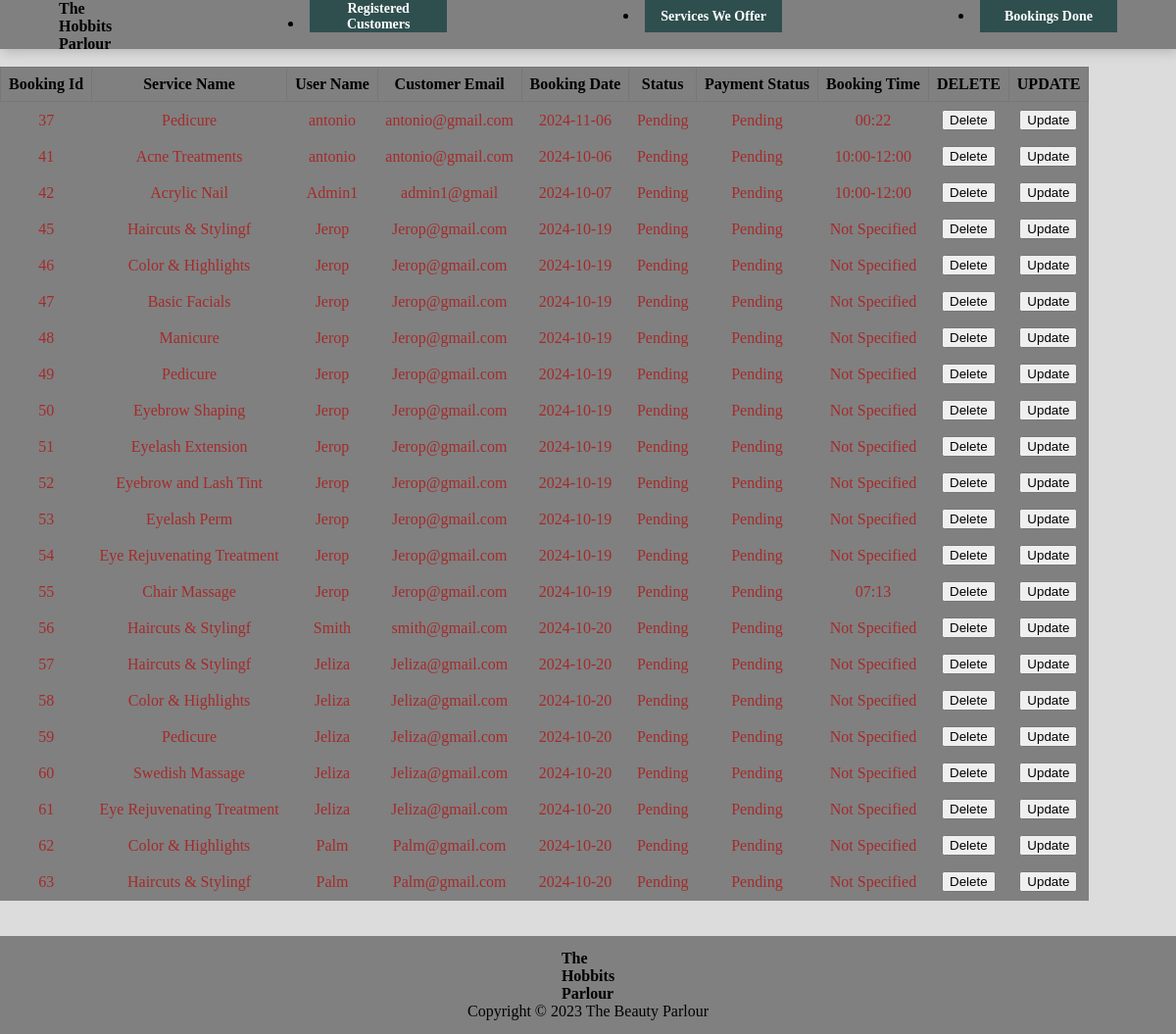
Page /admin/bookings.php on the committed database.
### tables this page shows
CREATE TABLE `bookings` (
  `id` int(11) NOT NULL,
  `service_id` int(11) NOT NULL,
  `user_name` varchar(255) NOT NULL,
  `customer_email` varchar(255) NOT NULL,
  `booking_date` date NOT NULL,
  `service_name` varchar(255) NOT NULL,
  `staff_id` int(11) NOT NULL,
  `status` enum('Pending','Confirmed','Cancelled') DEFAULT 'Pending',
  `payment_status` enum('Pending','Completed','Failed') DEFAULT 'Pending',
  `created_at` timestamp NULL DEFAULT current_timestamp(),
  `booking_time` varchar(20) NOT NULL DEFAULT 'Not Specified'
);

### admin/bookings.php (the view, shortened to what this page needs)
<!DOCTYPE html>
<html lang="en">
<head>
    <link rel="stylesheet" type="text/css" href="index.css" />
    <nav>
        <div class="logo">
            <a onmouseover="style.color='red'" onmouseout="style.color='black'">
                <b>The <br> Hobbits <br> Parlour</b>
            </a>
        </div>
        <li><button onclick="document.location='users.php'">Registered Customers</button></li>
        <li><button onclick="document.location='services.php'">Services We Offer</button></li>
        <li><button onclick="document.location='bookings.php'">Bookings Done</button></li>
    </nav>
</head>
<body>
    <?php
    include "connections.php";
    ?>
    <br>
    <table border="1" class="bookings-table">
        <tr>
            <th>Booking Id</th>
            <th>Service Name</th>
            <th>User Name</th>
            <th>Customer Email</th>
            <th>Booking Date</th>
            <th>Status</th>
            <th>Payment Status</th>
            <th>Booking Time</th>
            <th>DELETE</th>
            <th>UPDATE</th>
        </tr>
        <?php
        $query = "SELECT * FROM bookings;";
        $result = mysqli_query($conn, $query);
        $resultCheck = mysqli_num_rows($result);
        if ($resultCheck > 0) {
            while ($row = mysqli_fetch_assoc($result)) {
                echo "<tr>
                <td>" . htmlspecialchars($row['id']) . "</td>
                <td>" . htmlspecialchars($row['service_name']) . "</td>
                <td>" . htmlspecialchars($row['user_name']) . "</td>
                <td>" . htmlspecialchars($row['customer_email']) . "</td>
                <td>" . htmlspecialchars($row['booking_date']) . "</td>
                <td>" . htmlspecialchars($row['status']) . "</td>
                <td>" . htmlspecialchars($row['payment_status']) . "</td>
                <td>" . htmlspecialchars($row['booking_time']) . "</td>
                <td>
                    <form action='./deletebookings.php' method='POST' >
                        <input type='hidden' name='booking_id' value='" . htmlspecialchars($row['id']) . "'>
                        <button type='submit' name='delete' class='delete-btn'>Delete</button>
                    </form>
                </td>
                <td>
                    <form action='./update_booking.php' method='POST'>
                        <input type='hidden' name='booking_id' value='" . htmlspecialchars($row['id']) . "'>
                        <button type='submit' name='edit' class='update-btn'>Update</button>
                    </form>
                </td>
            </tr>";
            }
        } else {
            echo "<tr><td colspan='10'>No data</td></tr>";
        }
        ?>
    </table>
    <br>
    <br>
</body>
<footer>
    <div class="logo">
        <a onmouseover="style.color='red'" onmouseout="style.color='black'">
            <b>The <br> Hobbits <br> Parlour</b>
        </a>
    </div>
    <div>Copyright &copy; 2023 The Beauty Parlour<br></div>
</footer>
</html>

### admin/index.css (style rules this page uses)
body { background-color: gainsboro; margin: 0px; padding: 0px; }
nav { display: flex; justify-content: space-between; align-items: right; height: 50px; background-color: grey; box-shadow: 2px 2px 12px rgba(0, 0, 0, 0.2); padding: 0px 5%; }
nav button { width: 140px; height: 33px; font-family: calibri; font-weight: bold; font-size: 14px; outline-offset: inherit; background-color: darkslategray; color: white; border: none; }
footer { height: 100px; display: flex; flex-direction: column; justify-content: center; align-items: center; position: relative; background-color:grey; }
table { background-color:grey; border-collapse: collapse; }
td { border: 1px blanchedalmond; padding: 0.5rem; text-align: center; color:brown; }
th { border: 1px solid #777; padding: 0.5rem; text-align: center; }

### rows in the picture
bookings: id "37", service_name "Pedicure", user_name "antonio", customer_email "antonio@gmail.com", booking_date "2024-11-06", status "Pending", payment_status "Pending", booking_time "00:22"
bookings: id "41", service_name "Acne Treatments", user_name "antonio", customer_email "antonio@gmail.com", booking_date "2024-10-06", status "Pending", payment_status "Pending", booking_time "10:00-12:00"
bookings: id "42", service_name "Acrylic Nail", user_name "Admin1", customer_email "admin1@gmail", booking_date "2024-10-07", status "Pending", payment_status "Pending", booking_time "10:00-12:00"
bookings: id "45", service_name "Haircuts & Stylingf", user_name "Jerop", customer_email "Jerop@gmail.com", booking_date "2024-10-19", status "Pending", payment_status "Pending", booking_time "Not Specified"
bookings: id "46", service_name "Color & Highlights", user_name "Jerop", customer_email "Jerop@gmail.com", booking_date "2024-10-19", status "Pending", payment_status "Pending", booking_time "Not Specified"
bookings: id "47", service_name "Basic Facials", user_name "Jerop", customer_email "Jerop@gmail.com", booking_date "2024-10-19", status "Pending", payment_status "Pending", booking_time "Not Specified"
bookings: id "48", service_name "Manicure", user_name "Jerop", customer_email "Jerop@gmail.com", booking_date "2024-10-19", status "Pending", payment_status "Pending", booking_time "Not Specified"
bookings: id "49", service_name "Pedicure", user_name "Jerop", customer_email "Jerop@gmail.com", booking_date "2024-10-19", status "Pending", payment_status "Pending", booking_time "Not Specified"
bookings: id "50", service_name "Eyebrow Shaping", user_name "Jerop", customer_email "Jerop@gmail.com", booking_date "2024-10-19", status "Pending", payment_status "Pending", booking_time "Not Specified"
bookings: id "51", service_name "Eyelash Extension", user_name "Jerop", customer_email "Jerop@gmail.com", booking_date "2024-10-19", status "Pending", payment_status "Pending", booking_time "Not Specified"
bookings: id "52", service_name "Eyebrow and Lash Tint", user_name "Jerop", customer_email "Jerop@gmail.com", booking_date "2024-10-19", status "Pending", payment_status "Pending", booking_time "Not Specified"
bookings: id "53", service_name "Eyelash Perm", user_name "Jerop", customer_email "Jerop@gmail.com", booking_date "2024-10-19", status "Pending", payment_status "Pending", booking_time "Not Specified"
bookings: id "54", service_name "Eye Rejuvenating Treatment", user_name "Jerop", customer_email "Jerop@gmail.com", booking_date "2024-10-19", status "Pending", payment_status "Pending", booking_time "Not Specified"
bookings: id "55", service_name "Chair Massage", user_name "Jerop", customer_email "Jerop@gmail.com", booking_date "2024-10-19", status "Pending", payment_status "Pending", booking_time "07:13"
bookings: id "56", service_name "Haircuts & Stylingf", user_name "Smith", customer_email "smith@gmail.com", booking_date "2024-10-20", status "Pending", payment_status "Pending", booking_time "Not Specified"
bookings: id "57", service_name "Haircuts & Stylingf", user_name "Jeliza", customer_email "Jeliza@gmail.com", booking_date "2024-10-20", status "Pending", payment_status "Pending", booking_time "Not Specified"
bookings: id "58", service_name "Color & Highlights", user_name "Jeliza", customer_email "Jeliza@gmail.com", booking_date "2024-10-20", status "Pending", payment_status "Pending", booking_time "Not Specified"
bookings: id "59", service_name "Pedicure", user_name "Jeliza", customer_email "Jeliza@gmail.com", booking_date "2024-10-20", status "Pending", payment_status "Pending", booking_time "Not Specified"
bookings: id "60", service_name "Swedish Massage", user_name "Jeliza", customer_email "Jeliza@gmail.com", booking_date "2024-10-20", status "Pending", payment_status "Pending", booking_time "Not Specified"
bookings: id "61", service_name "Eye Rejuvenating Treatment", user_name "Jeliza", customer_email "Jeliza@gmail.com", booking_date "2024-10-20", status "Pending", payment_status "Pending", booking_time "Not Specified"
bookings: id "62", service_name "Color & Highlights", user_name "Palm", customer_email "Palm@gmail.com", booking_date "2024-10-20", status "Pending", payment_status "Pending", booking_time "Not Specified"
bookings: id "63", service_name "Haircuts & Stylingf", user_name "Palm", customer_email "Palm@gmail.com", booking_date "2024-10-20", status "Pending", payment_status "Pending", booking_time "Not Specified"
